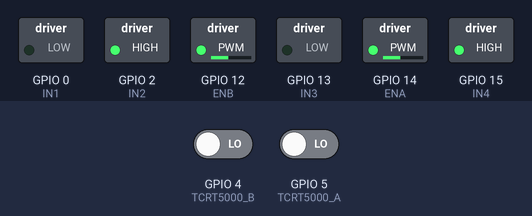
This sketch was run on a simulated ESP8266 (NodeMCU). Shown: switched loads named in the sketch (green lamp = pin HIGH). Inputs (shaded band) come from the test bench; at power-on: GPIO 4 (TCRT5000_B) LOW, GPIO 5 (TCRT5000_A) LOW.

Above: at 1.2 s.
1.3 s: GPIO 4 (TCRT5000_B) driven HIGH
At 2.5 s:
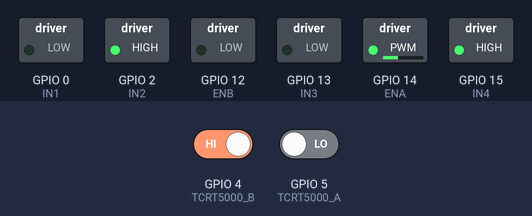
2.8 s: GPIO 5 (TCRT5000_A) driven HIGH
At 3.9 s:
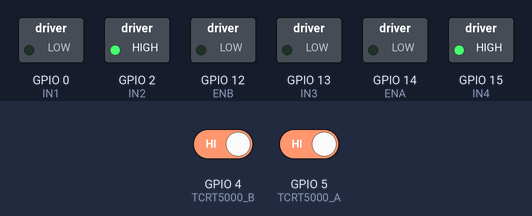
4.3 s: GPIO 4 (TCRT5000_B) driven LOW
At 5.0 s:
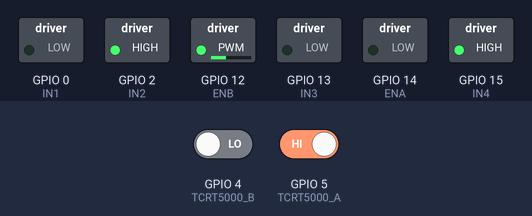
7.8 s: GPIO 5 (TCRT5000_A) driven LOW
At 8.9 s:
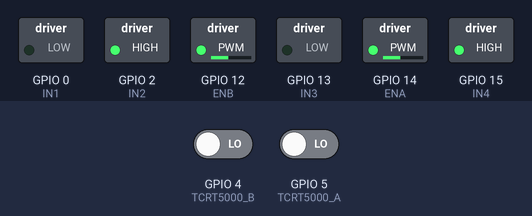
Timing chart, 0 to 10.3 s (numbered marks = the images above; inputs shaded):
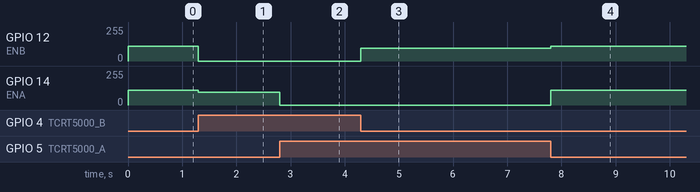

Measured:
- after the input at 1.3 s, GPIO 12 (ENB): 110/255 → 0/255 at once; GPIO 14 (ENA): 110/255 → 95/255 at once
- after the input at 2.8 s, GPIO 14 (ENA): 95/255 → 0/255 at once
- after the input at 4.3 s, GPIO 12 (ENB): 0/255 → 95/255 at once
- after the input at 7.8 s, GPIO 12 (ENB): 95/255 → 110/255 at once; GPIO 14 (ENA): 0/255 → 110/255 at once

The sketch:

code.ino
```cpp
#include <ESP8266WiFi.h>
#include <espnow.h>

#define IN1 0
#define IN2 2
#define IN3 13
#define IN4 15
#define ENA 14
#define ENB 12

#define TCRT5000_A 5
#define TCRT5000_B 4

#define SEMAPHORE_RED 3
#define SEMAPHORE_YELLOW 2
#define SEMAPHORE_GREEN 1

typedef struct struct_message {
  int state;
} struct_message;

struct_message semaphore = {
  .state = SEMAPHORE_RED
};

bool sensorA_state = 0;
bool sensorB_state = 0;
byte baseDutyCycle = 110;
byte diferenceDutyCycle = 0;


// Callback function that will be executed when data is received
void OnDataRecv(uint8_t * mac, uint8_t *incomingData, uint8_t len) {
  memcpy(&semaphore, incomingData, sizeof(semaphore));
  Serial.print("Semaforo esta ");
  Serial.println((semaphore.state == SEMAPHORE_RED) ? "vermelho" : ((semaphore.state == SEMAPHORE_YELLOW) ? "amarelo" : "verde"));
}

void initESPNOW(){
  WiFi.mode(WIFI_STA);

  if (esp_now_init() != 0) {
    Serial.println("Error initializing ESP-NOW");
    return;
  }

  esp_now_set_self_role(ESP_NOW_ROLE_SLAVE);
  esp_now_register_recv_cb(OnDataRecv);
}

void showMACAddress() {
  Serial.print("ESP8266 Board MAC Address:  ");
  Serial.println(WiFi.macAddress());
}

void setup() {
  Serial.begin(115200);
  initESPNOW();

  pinMode(TCRT5000_A, INPUT);
  pinMode(TCRT5000_B, INPUT);

  pinMode(IN1, OUTPUT);
  pinMode(IN2, OUTPUT);
  pinMode(IN3, OUTPUT);
  pinMode(IN4, OUTPUT);
  pinMode(ENA, OUTPUT);
  pinMode(ENB, OUTPUT);

  digitalWrite(IN1, LOW);
  digitalWrite(IN2, HIGH);
  digitalWrite(IN3, LOW);
  digitalWrite(IN4, HIGH);
}

void loop() {
  sensorA_state = digitalRead(TCRT5000_A);
  sensorB_state = digitalRead(TCRT5000_B);

  if (isSemaphoreClosed() && isOnPedestrianCrossing()){
    stopMotors();
  } else {
    if ((sensorA_state && sensorB_state) || (!sensorA_state && !sensorB_state)) {
      moveMotors();
    } else if (sensorA_state) {
      moveMotorB();
    } else if (sensorB_state) {
      moveMotorA();
    }
  }

  //showLogs();
  delay(1);
}

void showLogs(){
  Serial.println("-----SENSORES-----");
  Serial.print("Sensor A: ");
  Serial.println((!sensorA_state) ? "livre" : "linha");
  Serial.print("Sensor B: ");
  Serial.println((!sensorB_state) ? "livre" : "linha");
  Serial.println("-----MOTORES-----");
  Serial.print("Motor A: ");
  Serial.println((sensorB_state) ? "ligado" : "desligado");
  Serial.print("Motor B: ");
  Serial.println((sensorA_state) ? "ligado" : "desligado");
  Serial.println("\n\n");
}

bool isSemaphoreClosed(){
  return semaphore.state == SEMAPHORE_RED;
}

bool isOnPedestrianCrossing(){
  return (sensorA_state && sensorB_state);
}

void moveMotors() {
  setDutyCycleTo(baseDutyCycle, baseDutyCycle);
}

void stopMotors() {
  setDutyCycleTo(0, 0);
}

void moveMotorA() {
  setDutyCycleTo(baseDutyCycle - 15, diferenceDutyCycle);
}

void moveMotorB() {
  setDutyCycleTo(diferenceDutyCycle, baseDutyCycle - 15);
}

void setDutyCycleTo(byte dutyCycleA, byte dutyCycleB){
  analogWrite(ENA, dutyCycleA);
  analogWrite(ENB, dutyCycleB);
}
```
